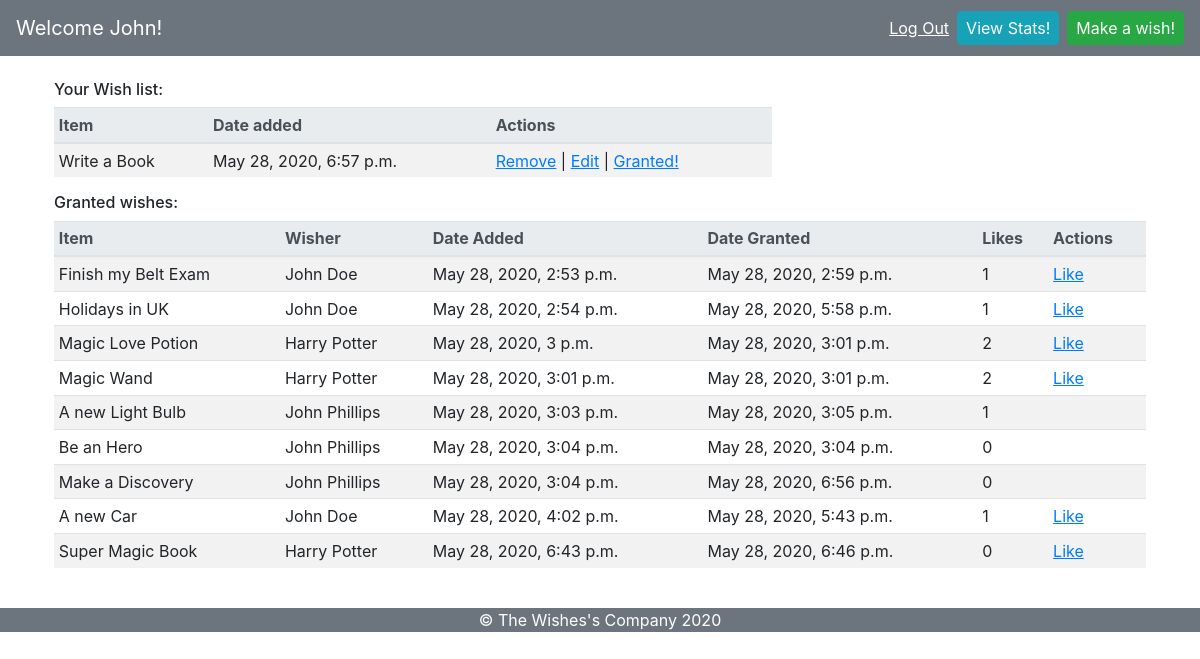
Page /wishes/ (signed in) on the committed database.
### wish_app/models.py (models this page shows)
class Wish(models.Model):
    item = models.CharField(max_length=255)
    description = models.TextField()
    granted = models.BooleanField(default=False)
    uploaded_by = models.ForeignKey(User,related_name='wishes_uploaded', on_delete=models.CASCADE)
    users_who_like = models.ManyToManyField(User,related_name="liked_wishes")
    created_at = models.DateTimeField(auto_now_add=True)
    updated_at = models.DateTimeField(auto_now=True)
    objects = WishManager()

### log_reg_app/models.py (models this page shows)
class User(models.Model):
    first_name = models.CharField(max_length=45)
    last_name = models.CharField(max_length=45)
    email = models.CharField(max_length=45)
    password = models.CharField(max_length=255)
    created_at = models.DateTimeField(auto_now_add=True)
    updated_at = models.DateTimeField(auto_now=True)
    objects = UserManager()

### wish_app/views.py (the view)
# urls.py: path('',views.userDetails),
def userDetails(request):
    if 'name' in request.session:
        currentUser = User.objects.get(id=request.session['id'])
        context = {
            'all_wishes': Wish.objects.all(),
            'wishes_uploaded_by_current_user': currentUser.wishes_uploaded.all()
        }
        return render(request,'user_details.html', context)
    return redirect('/')

### wish_app/templates/user_details.html (shortened to what this page needs)
<!DOCTYPE html>
<html lang="en">
<head>
    {% load static %}
    <link rel="stylesheet" href="{% static 'wish_app/style.css' %}">
    <link rel="stylesheet" href="https://stackpath.bootstrapcdn.com/bootstrap/4.4.1/css/bootstrap.min.css">
</head>
<body>
    <nav class="navbar navbar-expand-sm navbar-dark bg-secondary">
        <span class="navbar-brand">Welcome {{request.session.name}}!</span>
        <div class="collapse navbar-collapse" id="navbarSupportedContent">
            <ul class="navbar-nav ml-auto">
                <li class="nav-item">
                    <a class="nav-link active" href="/wishes/logout"><u>Log Out</u></a>
                </li>
            </ul>
            <form class="mr-2" action="/wishes/stats">
                <button class="btn btn-info px-2 py-1" type="submit">View Stats!</button>
            </form>
            <form class=""action="/wishes/new">
                <button class="btn btn-success px-2 py-1" type="submit">Make a wish!</button>
            </form>
        </div>
    </nav>
    <main role="main">
        <div class="container-lg p-4">
            <div class="row">
                <div class="col-md-8">
                    <p class="h6"> Your Wish list:</p>
                    <table class="table table-striped table-hover table-sm">
                        <thead class="thead-light">
                            <tr>
                                <th scope="col">Item</th>
                                <th scope="col">Date added</th>
                                <th scope="col">Actions</th>
                            </tr>
                        </thead>
                        <tbody>
                            {% for each_wish in wishes_uploaded_by_current_user %}
                                {% if each_wish.granted == False %}
                                <tr>
                                    <td>{{each_wish.item}}</td>
                                    <td>{{each_wish.created_at}}</td>
                                    <td>
                                        <a href="/wishes/remove_wish/{{each_wish.id}}"><u>Remove</u></a> |
                                        <a href="/wishes/edit_wish/{{each_wish.id}}"><u>Edit</u></a> |
                                        <a href="/wishes/grant_wish/{{each_wish.id}}"><u>Granted!</u></a>
                                    </td>
                                </tr>
                                {% endif %}
                            {% endfor %}
                        </tbody>
                    </table>
                </div>
            </div>
            <div class="row">
                <div class="col-md-12">
                    <p class="h6"> Granted wishes:</p>
                    <table class="table table-striped table-hover table-sm">
                        <thead class="thead-light">
                            <tr>
                                <th scope="col">Item</th>
                                <th scope="col">Wisher</th>
                                <th scope="col">Date Added</th>
                                <th scope="col">Date Granted</th>
                                <th scope="col">Likes</th>
                                <th scope="col">Actions</th>
                            </tr>
                        </thead>
                        <tbody>
                            {% for each_wish in all_wishes %}
                                {% if each_wish.granted == True %}
                                <tr>
                                    <td>{{each_wish.item}}</td>
                                    <td>{{each_wish.uploaded_by.first_name}} {{each_wish.uploaded_by.last_name}}</td>
                                    <td>{{each_wish.created_at}}</td>
                                    <td>{{each_wish.updated_at}}</td>
                                    <td>{{each_wish.users_who_like.count}}</td>
                                    <td>
                                        {% if each_wish.uploaded_by.id != request.session.id%}
                                        <a href="/wishes/like_wish/{{each_wish.id}}"><u>Like</u></a>
                                        {% endif %}
                                    </td>
                                </tr>
                                {% endif %}
                            {% endfor %}
                        </tbody>
                    </table>
                </div>
            </div>
        </div>
    </main>
    <footer class="page-footer text-center text-white bg-secondary">
        <p> © The Wishes's Company 2020</p>
    </footer>
</body>
</html>

### wish_app/static/wish_app/style.css (style rules this page uses)
* { margin: 0px; padding: 0px; }

### rows in the picture
Wish: item "Write a Book", created_at "May 28, 2020, 6:57 p.m."
Wish: item "Finish my Belt Exam", uploaded_by.first_name "John", uploaded_by.last_name "Doe", created_at "May 28, 2020, 2:53 p.m.", updated_at "May 28, 2020, 2:59 p.m.", users_who_like.count "1"
Wish: item "Holidays in UK", uploaded_by.first_name "John", uploaded_by.last_name "Doe", created_at "May 28, 2020, 2:54 p.m.", updated_at "May 28, 2020, 5:58 p.m.", users_who_like.count "1"
Wish: item "Magic Love Potion", uploaded_by.first_name "Harry", uploaded_by.last_name "Potter", created_at "May 28, 2020, 3 p.m.", updated_at "May 28, 2020, 3:01 p.m.", users_who_like.count "2"
Wish: item "Magic Wand", uploaded_by.first_name "Harry", uploaded_by.last_name "Potter", created_at "May 28, 2020, 3:01 p.m.", updated_at "May 28, 2020, 3:01 p.m.", users_who_like.count "2"
Wish: item "A new Light Bulb", uploaded_by.first_name "John", uploaded_by.last_name "Phillips", created_at "May 28, 2020, 3:03 p.m.", updated_at "May 28, 2020, 3:05 p.m.", users_who_like.count "1"
Wish: item "Be an Hero", uploaded_by.first_name "John", uploaded_by.last_name "Phillips", created_at "May 28, 2020, 3:04 p.m.", updated_at "May 28, 2020, 3:04 p.m.", users_who_like.count "0"
Wish: item "Make a Discovery", uploaded_by.first_name "John", uploaded_by.last_name "Phillips", created_at "May 28, 2020, 3:04 p.m.", updated_at "May 28, 2020, 6:56 p.m.", users_who_like.count "0"
Wish: item "A new Car", uploaded_by.first_name "John", uploaded_by.last_name "Doe", created_at "May 28, 2020, 4:02 p.m.", updated_at "May 28, 2020, 5:43 p.m.", users_who_like.count "1"
Wish: item "Super Magic Book", uploaded_by.first_name "Harry", uploaded_by.last_name "Potter", created_at "May 28, 2020, 6:43 p.m.", updated_at "May 28, 2020, 6:46 p.m.", users_who_like.count "0"

### other values in the picture
{{ request.session.name }} "John"
